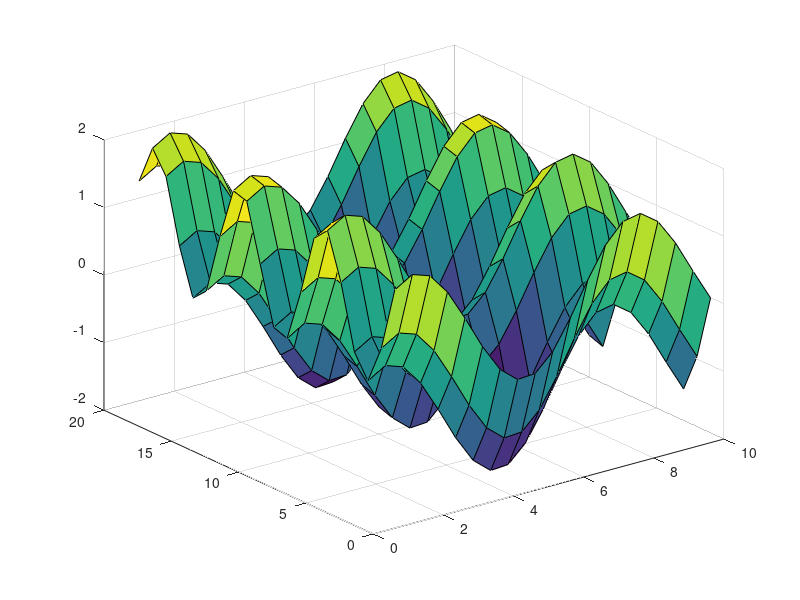

Write the MATLAB code that produced this figure.
close all

% % Run the file to get sawyer workspace data
% if exist('nbv_ws','var') ~= 1
%     nbv_full_workspace
% end
% if exist('nbv_reach','var') ~= 1
%     nbv_reachable_workspace
% end
% 
% % Import da robits from the URDF file
% nbv = importNBV("");
% nbv_xz = importNBV("xz");
% 
% % set the current config as the zero config for da robits
% nbvConfig = homeConfiguration(nbv);
% 
% % Below is redundant for copy-past purposes
% nbvConfig(1).JointPosition = 0;
% nbvConfig(2).JointPosition = 0;
% nbvConfig(3).JointPosition = 0;
% nbvConfig(4).JointPosition = 0;
% nbvConfig(5).JointPosition = 0;
% nbvConfig(6).JointPosition = 0;
% 
% nbvConfig(2).JointPosition = pi;
% nbvConfig(3).JointPosition = pi/2;
% 
% % Show some plots
% % 3D YAW PLOT
% show(nbv, nbvConfig);
% hold on
% fill3(nbv_reach.yaw.cartx, nbv_reach.yaw.carty, nbv_reach.yaw.cartz, "r", "FaceAlpha","0.5");
% title("NBV Workspace Reach Along Global Z-Axis [3D]");
% xlabel("x-reach (meters)");
% ylabel("y-reach (meters)");
% zlabel("z-reach (meters)");
% grid on
% axis equal
% 
% % 2D YAW PLOT
% figure;
% fill(nbv_reach.yaw.cartx, nbv_reach.yaw.carty, "r", "FaceAlpha","0.5");
% hold on
% show(nbv, nbvConfig);
% title("NBV Workspace Reach Along Global Z-Axis [2D]");
% xlabel("x-reach (meters)");
% ylabel("y-reach (meters)");
% grid on
% axis equal
% 
% 
% nbvConfig(1).JointPosition = 0;
% nbvConfig(2).JointPosition = pi+deg2rad(25);
% nbvConfig(3).JointPosition = pi/2;
% nbvConfig(4).JointPosition = 0;
% nbvConfig(5).JointPosition = 0;
% nbvConfig(6).JointPosition = 0;
% % 3D PITCH PLOT
% figure;
% show(nbv, nbvConfig);
% hold on
% fill3(nbv_reach.pitch.cartx, nbv_reach.pitch.carty, nbv_reach.pitch.cartz, "r", "FaceAlpha","0.5");
% title("NBV Workspace Reach Along Global Y-Axis [3D]");
% xlabel("x-reach (meters)");
% ylabel("y-reach (meters)");
% zlabel("z-reach (meters)");
% grid on
% axis equal
% 
% % 2D PITCH PLOT
% figure;
% show(nbv, nbvConfig);
% hold on
% fill3(nbv_reach.pitch.cartx, nbv_reach.pitch.carty, nbv_reach.pitch.cartz, "r", "FaceAlpha","0.5");
% title("NBV Workspace Reach Along Global Y-Axis [2D]");
% view([0,1,0]);
% camproj("orthographic");
% 
% xlabel("x-reach (meters)");
% zlabel("z-reach (meters)");
% xlim([-1.5, 1.5]);
% zlim([-1,2]);
% grid on
% 
% nbvConfig(1).JointPosition = 0;
% nbvConfig(2).JointPosition = pi+deg2rad(25);
% nbvConfig(3).JointPosition = -deg2rad(10);
% nbvConfig(4).JointPosition = 0;
% nbvConfig(5).JointPosition = 0;
% nbvConfig(6).JointPosition = 0;
% % 3D Elbow plot
% figure
% show(nbv, nbvConfig);
% hold on
% fill3(nbv_reach.pitch.cartx, nbv_reach.pitch.carty, nbv_reach.pitch.cartz, "r", "FaceAlpha","0.5");
% fill3(nbv_reach.elbow.cartx, nbv_reach.elbow.carty+0.01, nbv_reach.elbow.cartz, "g", "FaceAlpha","0.5");
% title("NBV Workspace Reach Along Global Y-Axis [3D]");
% xlabel("x-reach (meters)");
% ylabel("y-reach (meters)");
% zlabel("z-reach (meters)");
% grid on
% axis equal
% 
% % Full workspace plot
% count = 1;
% sample_interval = floor(length(nbv_ws.full_unique.cartx)/10000);
% x_sample = zeros(sample_interval, 1);
% y_sample = zeros(sample_interval, 1);
% z_sample = zeros(sample_interval, 1);
% for i = 1:sample_interval:length(nbv_ws.full_unique.cartx)
%     x_sample(count) = nbv_ws.full_unique.cartx(i);
%     y_sample(count) = nbv_ws.full_unique.carty(i);
%     z_sample(count) = nbv_ws.full_unique.cartz(i);
%     count = count + 1;
% end
% 
% figure
% % Reset NBV config
% nbvConfig(1).JointPosition = pi;
% nbvConfig(2).JointPosition = deg2rad(101.5);
% nbvConfig(3).JointPosition = deg2rad(-78.5);
% nbvConfig(4).JointPosition = 0;
% nbvConfig(5).JointPosition = deg2rad(90);
% nbvConfig(6).JointPosition = 0;
% show(nbv, nbvConfig);
% hold on
% scatter3(x_sample,y_sample,z_sample, 0.25, ".b");
% title("Subset of Unique Cartesian Positions in NBV Workspace");
% xlabel("Cartesian X (meters)");
% ylabel("Cartesian Y (meters)");
% zlabel("Cartesian Z (meters)");
% xlim([-2,2]);
% ylim([-2,2]);
% zlim([-1,2]);
% axis equal
% 
% % Plot density plots
% figure
% [values, centers] = hist3([transpose(nbv_ws.full.cartx), transpose(nbv_ws.full.carty)],[51 51]);
% imagesc(centers{:}, values.');
% c = colorbar;
% xlabel(c, "Number of Repeated Positions");
% title("Density Plot of Repeated Cartesian Positions With Different Joint Configuration");
% xlabel("Cartesian X (meters)");
% ylabel("Cartesian Y (meters)");
% axis equal;
% axis xy;
% hold on;
% nbvConfig(1).JointPosition = 0;
% nbvConfig(2).JointPosition = pi;
% nbvConfig(3).JointPosition = pi/2;
% nbvConfig(4).JointPosition = 0;
% nbvConfig(5).JointPosition = 0;
% nbvConfig(6).JointPosition = 0;
% show(nbv, nbvConfig)
% 
% figure
% [values, centers] = hist3([transpose(nbv_ws.full.cartx), transpose(nbv_ws.full.cartz)],[51 51]);
% imagesc(centers{:}, values.');
% c = colorbar;
% xlabel(c, "Number of Repeated Positions");
% title("Density Plot of Repeated Cartesian Positions With Different Joint Configuration");
% xlabel("Cartesian X (meters)");
% ylabel("Cartesian Z (meters)");
% axis equal;
% axis xy;
% hold on;
% nbvConfig(1).JointPosition = 0;
% nbvConfig(2).JointPosition = pi;
% nbvConfig(3).JointPosition = pi/2;
% nbvConfig(4).JointPosition = 0;
% nbvConfig(5).JointPosition = 0;
% nbvConfig(6).JointPosition = 0;
% show(nbv_xz, nbvConfig)
% 
% figure;
% [values, centers] = hist3([transpose(nbv_ws.full.carty), transpose(nbv_ws.full.cartz)],[51 51]);
% imagesc(centers{:}, values.');
% c = colorbar;
% xlabel(c, "Number of Repeated Positions");
% title("Density Plot of Repeated Cartesian Positions With Different Joint Configuration");
% xlabel("Cartesian Y (meters)");
% ylabel("Cartesian Z (meters)");
% axis equal;
% axis xy;
% hold on;
% nbvConfig(1).JointPosition = pi/2;
% nbvConfig(2).JointPosition = pi;
% nbvConfig(3).JointPosition = pi/2;
% nbvConfig(4).JointPosition = 0;
% nbvConfig(5).JointPosition = 0;
% nbvConfig(6).JointPosition = 0;
% show(nbv_xz, nbvConfig)
% % 
% % figure
% % count = 1;
% % for i = 1:sample_interval:length(nbv_ws.full.q(1,:))
% %     hold off
% %     nbvConfig(1).JointPosition = nbv_ws.full.q(1,i);
% %     nbvConfig(2).JointPosition = nbv_ws.full.q(2,i);
% %     nbvConfig(3).JointPosition = nbv_ws.full.q(3,i);
% %     nbvConfig(4).JointPosition = nbv_ws.full.q(4,i);
% %     nbvConfig(5).JointPosition = nbv_ws.full.q(5,i);
% %     nbvConfig(6).JointPosition = nbv_ws.full.q(6,i);
% %     show(nbv, nbvConfig);
% %     hold on
% %     scatter3(x_sample, y_sample, z_sample, 0.25, ".r");
% %     count = count + 1;
% %     drawnow limitrate
% % end


% Plot manip index plots
figure
[X,Y] = meshgrid(1:0.5:10,1:20);
Z = sin(X) + cos(Y);
surf(X,Y,Z)



clear i density samezies1 samezies2 samezies3 samezies4 samezies count tol_err_ant c ans centers x_sample y_sample z_sample sample_interval nbv_xz nbv values



%%% DEPRECATED
% % Condition data for contouring
% tol_err_ant = 1e-8; % tolerance value
% 
% % First, xy plane:
% x = transpose(nbv_ws.full.cartx);
% y = transpose(nbv_ws.full.carty);
% [x_ordered, index] = sort(x); % create and ordered list of x values
% y_ordered(length(index)) = 0;
% y_ordered(:) = y(index(:)); % create a non-ordered list of y values, but they correspond to their matching x values
% 
% % get array size
% count = 1;
% for i = 2:length(nbv_ws.full.cartx)
%     % compare the values with a tolerance and see if they are equal
%     samezies1 = x_ordered(i) < x_ordered(i-1)+tol_err_ant;
%     samezies2 = y_ordered(i) < y_ordered(i-1)+tol_err_ant;
%     samezies3 = x_ordered(i) > x_ordered(i-1)-tol_err_ant;
%     samezies4 = y_ordered(i) > y_ordered(i-1)-tol_err_ant;
%     samezies = [samezies1,samezies2,samezies3,samezies4];
%     % samezies = [x_ordered(i), y_ordered(i)] == [x_ordered(i-1), y_ordered(i-1)];
% 
%     % Check to see if both logical arrays contain true values - if any
%     % element is false then they are not the same xy point
%     if(all(samezies) == true) % Then they are the same x-y coordinates
%     else
%         count = count + 1;
%     end
% end
% 
% % Allocate density array
% xy_density(count,3) = 0;
% 
% % Now get the actual data
% count = 1;
% density = 0;
% xy_density(1, 1) = x_ordered(1); % initial value
% xy_density(1, 2) = y_ordered(1); % initial value
% for i = 2:length(nbv_ws.full.cartx)
%     % Compare the values with a tolerance and see if they are equal
%     samezies1 = x_ordered(i) < x_ordered(i-1)+tol_err_ant;
%     samezies2 = y_ordered(i) < y_ordered(i-1)+tol_err_ant;
%     samezies3 = x_ordered(i) > x_ordered(i-1)-tol_err_ant;
%     samezies4 = y_ordered(i) > y_ordered(i-1)-tol_err_ant;
%     samezies = [samezies1,samezies2,samezies3,samezies4];
% 
%     % get data
%     xy_density(count, 1) = x_ordered(i);
%     xy_density(count, 2) = y_ordered(i);
%     if(all(samezies) == true) % Then they are the same x-y coordinates
%         density = density + 1;
%         xy_density(count, 4) = density;
%     else
%         count = count + 1;
%         density = 0;
%     end
% end